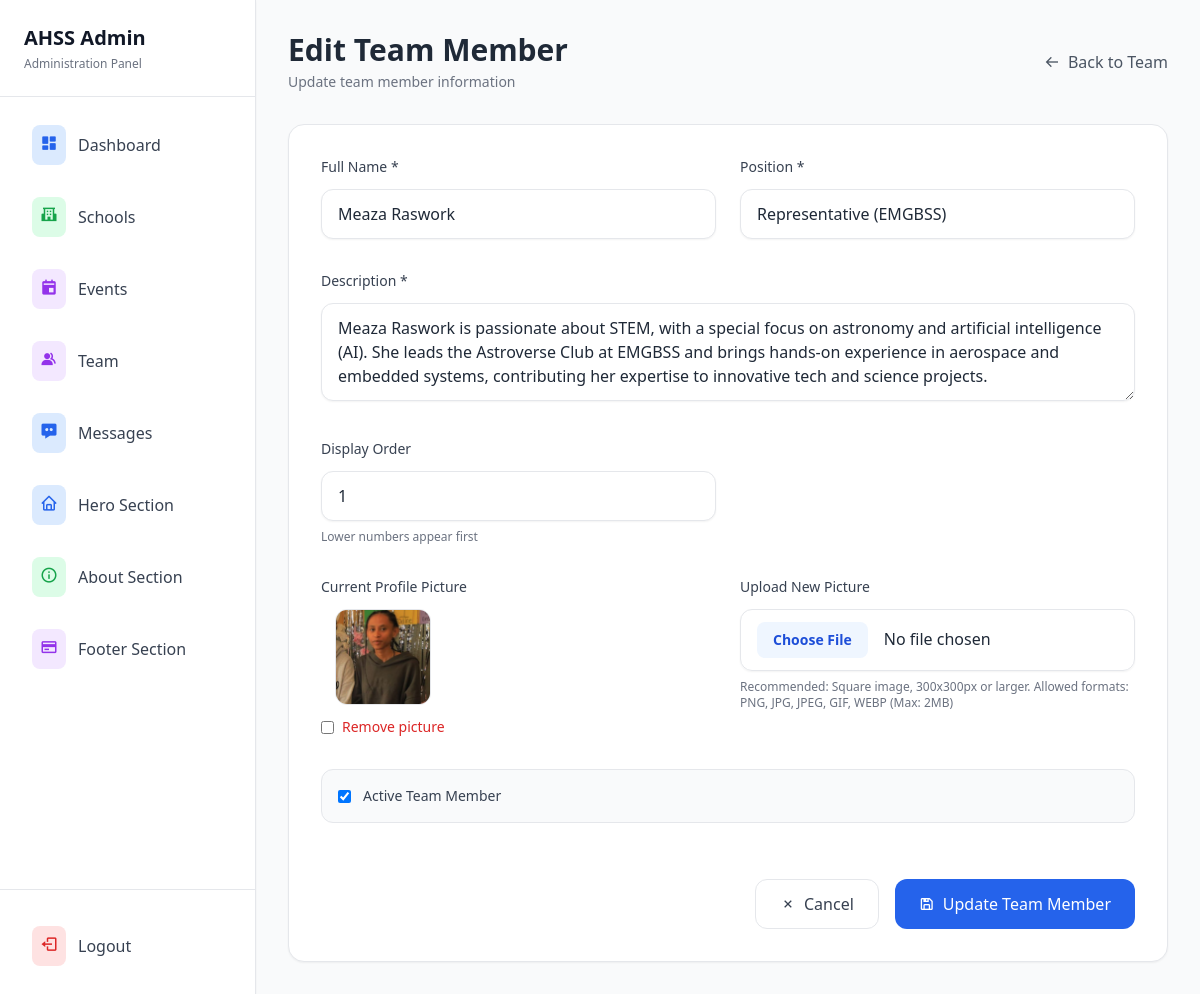
Page /admin/team/edit/5 (signed in) on the committed database.
### tables this page shows
CREATE TABLE team_members
            (id INTEGER PRIMARY KEY AUTOINCREMENT,
            name TEXT NOT NULL,
            position TEXT NOT NULL,
            description TEXT NOT NULL,
            image_filename TEXT,
            email TEXT,
            social_links TEXT, -- JSON string for multiple social links
            display_order INTEGER DEFAULT 0,
            is_active BOOLEAN DEFAULT 1,
            created_at TIMESTAMP DEFAULT CURRENT_TIMESTAMP,
            updated_at TIMESTAMP DEFAULT CURRENT_TIMESTAMP);

### app.py (the view, shortened to what this page needs)
@app.route('/admin/team/edit/<int:member_id>', methods=['GET', 'POST'])
@admin_required
def edit_team_member(member_id):
    conn = get_db_connection()
    member = conn.execute('SELECT * FROM team_members WHERE id = ?', (member_id,)).fetchone()
    conn.close()
    if not member:
        flash('Team member not found!', 'error')
        return redirect(url_for('admin_team'))
    return render_template('admin/edit_team_member.html', member=member)

### app.py (called while the page is built)
def get_db_connection():
    conn = sqlite3.connect('site.db')
    conn.row_factory = sqlite3.Row
    return conn

def admin_required(f):
    @wraps(f)
    def decorated_function(*args, **kwargs):
        if 'admin_logged_in' not in session:
            return redirect(url_for('admin_login'))
        return f(*args, **kwargs)
    return decorated_function

### templates/admin/edit_team_member.html (shortened to what this page needs)
<!DOCTYPE html>
<html lang="en">
<head>
    <script src="https://cdn.tailwindcss.com"></script>
    <link href='https://unpkg.com/boxicons@2.1.4/css/boxicons.min.css' rel='stylesheet'>
</head>
<body class="bg-gray-50 text-gray-800">
    <div class="flex min-h-screen">
        {% include 'admin/include/sidebar.html' %}
        <main class="lg:ml-64 flex-1 p-8">
            <div class="max-w-4xl mx-auto space-y-8">
                <div class="flex items-center justify-between">
                    <div>
                        <h1 class="text-3xl font-bold">Edit Team Member</h1>
                        <p class="text-gray-500 text-sm mt-1">Update team member information</p>
                    </div>
                    <a href="{{ url_for('admin_team') }}"
                       class="text-gray-600 hover:text-gray-800 font-medium flex items-center">
                        <i class='bx bx-arrow-back mr-2'></i> Back to Team
                    </a>
                </div>
                <div class="bg-white rounded-2xl border border-gray-200 shadow-sm p-8">
                    <form method="POST" enctype="multipart/form-data" class="space-y-8">
                        <div class="grid grid-cols-1 md:grid-cols-2 gap-6">
                            <div>
                                <label for="name" class="block text-sm font-medium text-gray-700 mb-3">Full Name *</label>
                                <input type="text" id="name" name="name" value="{{ member.name }}" required
                                       class="w-full px-4 py-3 border border-gray-200 rounded-xl shadow-sm focus:outline-none focus:ring-2 focus:ring-blue-500 focus:border-blue-500 transition">
                            </div>
                            <div>
                                <label for="position" class="block text-sm font-medium text-gray-700 mb-3">Position *</label>
                                <input type="text" id="position" name="position" value="{{ member.position }}" required
                                       class="w-full px-4 py-3 border border-gray-200 rounded-xl shadow-sm focus:outline-none focus:ring-2 focus:ring-blue-500 focus:border-blue-500 transition">
                            </div>
                        </div>
                        <div>
                            <label for="description" class="block text-sm font-medium text-gray-700 mb-3">Description *</label>
                            <textarea id="description" name="description" rows="3" required
                                      class="w-full px-4 py-3 border border-gray-200 rounded-xl shadow-sm focus:outline-none focus:ring-2 focus:ring-blue-500 focus:border-blue-500 transition">{{ member.description }}</textarea>
                        </div>
                        <div class="grid grid-cols-1 md:grid-cols-2 gap-6">
                            <div>
                                <label for="display_order" class="block text-sm font-medium text-gray-700 mb-3">Display Order</label>
                                <input type="number" id="display_order" name="display_order" value="{{ member.display_order or 0 }}"
                                       class="w-full px-4 py-3 border border-gray-200 rounded-xl shadow-sm focus:outline-none focus:ring-2 focus:ring-blue-500 focus:border-blue-500 transition">
                                <p class="text-xs text-gray-500 mt-2">Lower numbers appear first</p>
                            </div>
                        </div>
                        <div class="grid grid-cols-1 md:grid-cols-2 gap-6">
                            <div>
                                <label class="block text-sm font-medium text-gray-700 mb-3">Current Profile Picture</label>
                                <div class="flex items-center space-x-4">
                                    {% if member.image_filename %}
                                    <div class="flex flex-col items-center space-y-3">
                                        <img src="{{ url_for('static', filename='uploads/team/' + member.image_filename) }}"
                                            alt="{{ member.name }}"
                                            class="w-24 h-24 object-cover rounded-xl border border-gray-200">
                                        <label class="flex items-center">
                                            <input type="checkbox" name="remove_image" class="rounded border-gray-300 text-red-600 focus:ring-red-500">
                                            <span class="ml-2 text-sm text-red-600">Remove picture</span>
                                        </label>
                                    </div>
                                    {% else %}
                                    <div class="w-24 h-24 bg-gray-100 rounded-xl flex items-center justify-center border border-gray-200">
                                        <i class='bx bx-user text-gray-400 text-2xl'></i>
                                    </div>
                                    <p class="text-sm text-gray-500">No profile picture</p>
                                    {% endif %}
                                </div>
                            </div>
                            <div>
                                <label for="image" class="block text-sm font-medium text-gray-700 mb-3">Upload New Picture</label>
                                <input type="file" id="image" name="image" accept=".png,.jpg,.jpeg,.gif,.webp"
                                       class="w-full px-4 py-3 border border-gray-200 rounded-xl shadow-sm focus:outline-none focus:ring-2 focus:ring-blue-500 focus:border-blue-500 transition file:mr-4 file:py-2 file:px-4 file:rounded-lg file:border-0 file:text-sm file:font-semibold file:bg-blue-50 file:text-blue-700 hover:file:bg-blue-100">
                                <p class="text-xs text-gray-500 mt-2">Recommended: Square image, 300x300px or larger. Allowed formats: PNG, JPG, JPEG, GIF, WEBP (Max: 2MB)</p>
                            </div>
                        </div>
                        <div class="flex items-center p-4 bg-gray-50 rounded-xl border border-gray-200">
                            <label class="flex items-center">
                                <input type="checkbox" name="is_active" {% if member.is_active %}checked{% endif %}
                                       class="rounded border-gray-300 text-blue-600 focus:ring-blue-500">
                                <span class="ml-3 text-sm font-medium text-gray-700">Active Team Member</span>
                            </label>
                        </div>
                        <div class="flex justify-end space-x-4 pt-6">
                            <a href="{{ url_for('admin_team') }}"
                               class="px-6 py-3 border border-gray-200 rounded-xl text-gray-700 hover:bg-gray-50 transition duration-200 flex items-center">
                                <i class='bx bx-x mr-2'></i> Cancel
                            </a>
                            <button type="submit"
                                    class="px-6 py-3 bg-blue-600 text-white rounded-xl hover:bg-blue-700 transition duration-200 flex items-center">
                                <i class='bx bx-save mr-2'></i> Update Team Member
                            </button>
                        </div>
                    </form>
                </div>
            </div>
        </main>
    </div>
</body>
</html>

### rows in the picture
team_members: name "Meaza Raswork", position "Representative (EMGBSS)", description "Meaza Raswork is passionate about STEM, with a special focus on astronomy and artificial intelligence (AI). She leads the Astroverse Club at EMGBSS and brings hands-on experience in aerospace and embedded systems, contributing her expertise to innovative tech and science projects.", display_order "1", image_filename (picture), is_active "☑"
